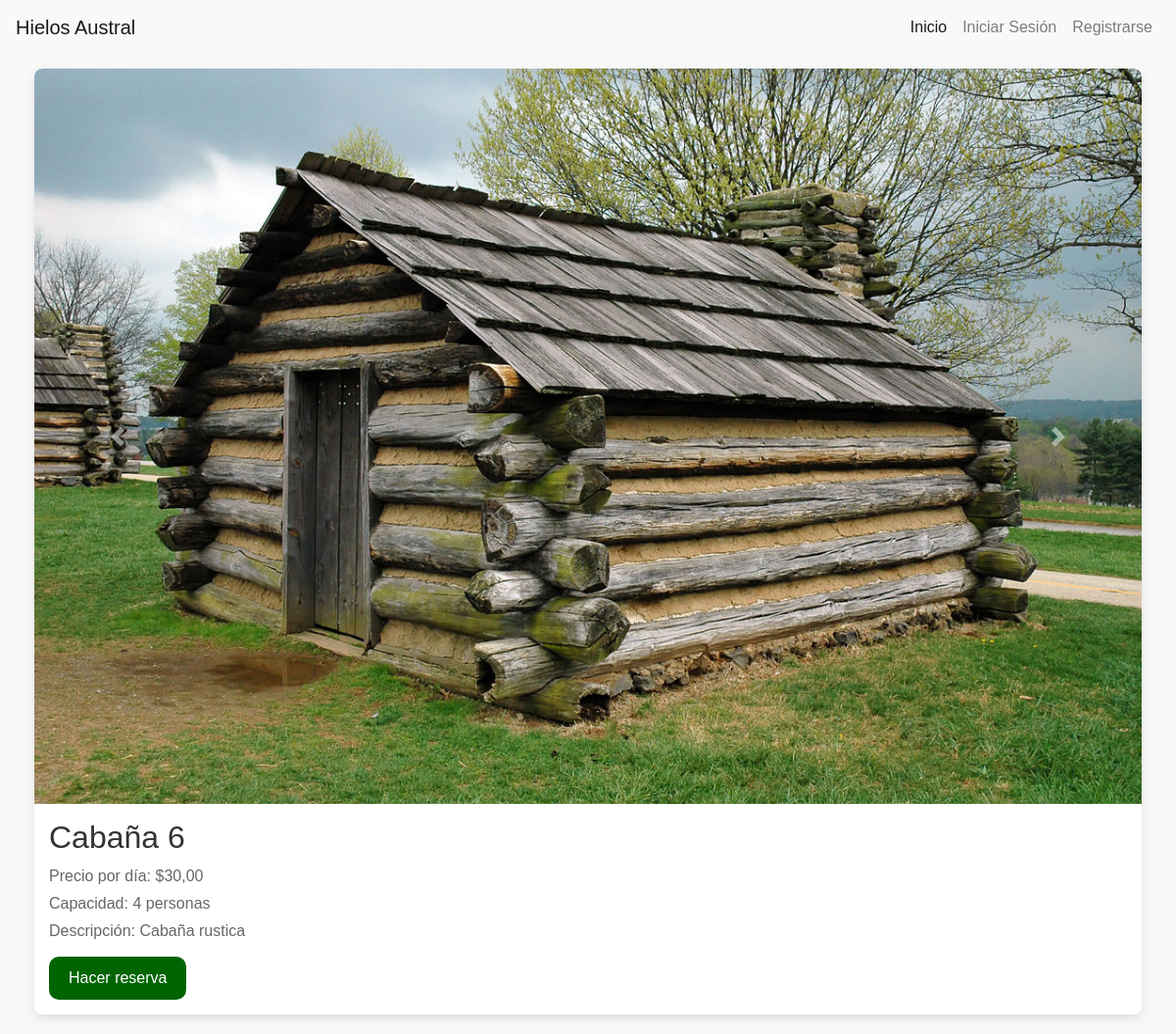
/cabañas/6, run on the app's committed database.
### modelapp/models.py (models this page shows)
class Cabaña(models.Model):
    cabaña_id = models.AutoField(primary_key=True)
    precio = models.DecimalField(max_digits=10, decimal_places=2)
    capacidad = models.PositiveIntegerField()
    descripcion = models.TextField()
    imagen = models.ImageField(upload_to='cabañas/')

### modelapp/views.py (called while the page is built)
def DetalleCabañas(request, cabaña_id):
    cabaña = get_object_or_404(Cabaña, cabaña_id=cabaña_id)
    return render(request, 'cabañas.html', {'cabaña': cabaña})

### templates/cabañas.html (shortened to what this page needs)
{% load static %}
<!DOCTYPE html>
<html lang="es">
<head>
    <link rel="stylesheet" href="https://maxcdn.bootstrapcdn.com/bootstrap/4.0.0/css/bootstrap.min.css">
    <link rel="stylesheet" href="{% static 'css/cabañas.css' %}" />
</head>
<body>
    <nav class="navbar navbar-expand-lg navbar-light bg-light fixed-top">
        <a class="navbar-brand" href="#">Hielos Austral</a>
        <div class="collapse navbar-collapse" id="navbarNav">
          <ul class="navbar-nav ml-auto">
            <li class="nav-item active">
              <a class="nav-link" href="{% url 'web:index' %}">Inicio</a>
            </li>
            {% if user.is_authenticated %}
              <li class="nav-item">
                  <a class="nav-link" href="{% url 'web:reservas_por_cliente' user.id %}">Mis Reservas</a>
              </li>
              <li class="nav-item">
                  <a class="nav-link" href="/logout">Cerrar Sesión</a>
              </li>
          {% else %}
              <li class="nav-item">
                  <a class="nav-link" href="/login">Iniciar Sesión</a>
              </li>
              <li class="nav-item">
                  <a class="nav-link" href="/register">Registrarse</a>
              </li>
          {% endif %}
          </ul>
        </div>
      </nav>
<div class="container">
    <div class="cabana">
        <div id="carouselExample" class="carousel slide" data-ride="carousel">
            <div class="carousel-inner">
                <div class="carousel-item active">
                    <img class="d-block w-100" src="{{ cabaña.imagen.url }}" alt="{{ cabaña.cabaña_id }}">
                </div>
            </div>
            <a class="carousel-control-prev" href="#carouselExample" role="button" data-slide="prev">
                <span class="carousel-control-prev-icon" aria-hidden="true"></span>
            </a>
            <a class="carousel-control-next" href="#carouselExample" role="button" data-slide="next">
                <span class="carousel-control-next-icon" aria-hidden="true"></span>
            </a>
        </div>
        <div class="carousel-caption">
            <h2>Cabaña {{ cabaña.cabaña_id }}</h2>
            <p>Precio por día: ${{ cabaña.precio }}</p>
            <p>Capacidad: {{ cabaña.capacidad }} personas</p>
            <p>Descripción: {{ cabaña.descripcion }}</p>
            <a href="reserva/{{cabaña.cabaña_id}}" class="btn-reservar">Hacer reserva</a>
        </div>
    </div>
</div>
</body>
</html>

### hielos_austral/static/css/cabañas.css (style rules this page uses)
body { font-family: 'Arial', sans-serif; margin: 0; padding: 0; background-color: #f8f8f8; }
.container { max-width: 1200px; margin: 0 auto; padding-top: 50px; }
.cabana { margin: 20px; box-shadow: 0 4px 8px rgba(0, 0, 0, 0.1); background-color: #fff; overflow: hidden; border-radius: 8px; }
img { width: 100%; height: auto; border-radius: 8px 8px 0 0; }
.carousel-caption { position: inherit; text-align: left; padding: 15px; background-color: #fff; border-radius: 0 0 8px 8px; }
h2 { color: #333; margin-bottom: 8px; }
p { color: #666; margin-bottom: 4px; }
.btn-reservar { display: inline-block; text-decoration: none; background-color: #006400; color: white; padding: 10px 20px; border: none; cursor: pointer; border-radius: 10px; margin-top: 10px; }

### data on the page
Cabaña: imagen (picture), cabaña_id "6", precio "30,00", capacidad "4", descripcion "Cabaña rustica"
